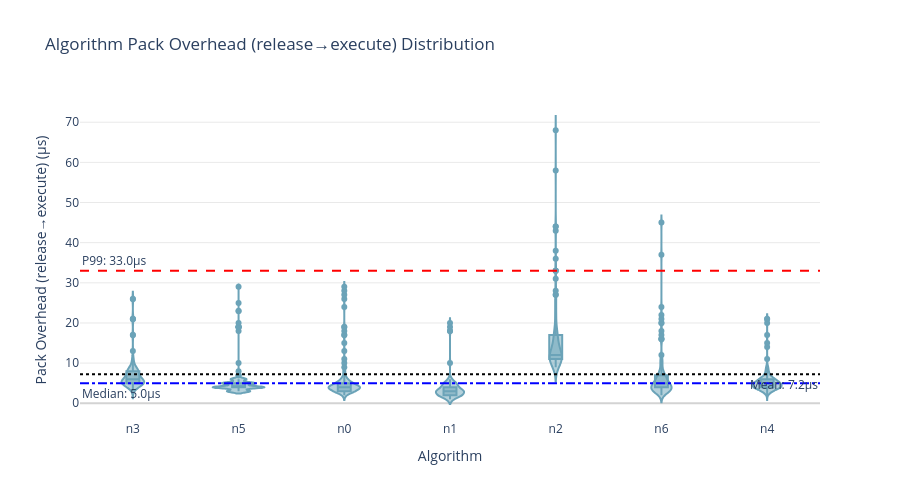

The code cell stored with this chart in its notebook:
### Code cell
# Cell 2: Pack Overhead Distribution by Algorithm
def draw_algo_pack_violin(df, p99_cut=False):
    """
    Draw algorithm-level Pack Overhead distribution
    Pack: release → execute
    """
    metric = 'pack'
    metric_name = 'Pack Overhead (release→execute)'

    df_plot = df.copy()
    if p99_cut:
        p99_threshold = df_plot[metric].quantile(0.99)
        df_plot = df_plot[df_plot[metric] <= p99_threshold]
        suffix = " (P99 Truncated)"
    else:
        suffix = ""

    fig = px.violin(
        df_plot,
        x='algo',
        y=metric,
        box=True,
        points="outliers",
        title=f"Algorithm {metric_name} Distribution{suffix}",
        color_discrete_sequence=[PLA['pack']],  # 直接取单个颜色，注意是列表
        labels={'algo': 'Algorithm', metric: f'{metric_name} (µs)'}
    )

    mean_val = df_plot[metric].mean()
    median_val = df_plot[metric].median()
    p99_val = df_plot[metric].quantile(0.99)

    fig.add_hline(y=mean_val, line_dash="dot", line_color="black",
                  annotation_text=f"Mean: {mean_val:.1f}µs", annotation_position="bottom right")
    fig.add_hline(y=p99_val, line_dash="dash", line_color="red",
                  annotation_text=f"P99: {p99_val:.1f}µs", annotation_position="top left")
    fig.add_hline(y=median_val, line_dash="dashdot", line_color="blue",
                  annotation_text=f"Median: {median_val:.1f}µs", annotation_position="bottom left")

    fig.update_layout(plot_bgcolor='white', height=500, width=900)
    fig.update_yaxes(range=[0, None])  # 从0开始
    fig.update_yaxes(gridcolor='lightgray', gridwidth=0.5, zeroline=True, zerolinecolor='lightgray')
    fig.show()

    print(f"\nPack Overhead - Mean: {mean_val:.1f}µs, P99: {p99_val:.1f}µs, Samples: {len(df_plot)}")

draw_algo_pack_violin(analysis_df, p99_cut=False)

### Figure 1 — Plotly figure (JSON) as saved in the notebook; plotly's stock layout.template omitted (floating-point values rounded to 4 significant figures; data arrays with more than 128 entries replaced by an {"elided": "..."} marker saying what was removed)
{"data": [{"alignmentgroup": "True", "box": {"visible": true}, "hovertemplate": "Algorithm=%{x}<br>Pack Overhead (release→execute) (µs)=%{y}<extra></extra>", "legendgroup": "", "marker": {"color": "#6BA3B8"}, "name": "", "offsetgroup": "", "orientation": "v", "points": "outliers", "scalegroup": "True", "showlegend": false, "x": {"elided": "922 str values"}, "x0": " ", "xaxis": "x", "y": {"elided": "922 int values"}, "y0": " ", "yaxis": "y", "type": "violin"}], "layout": {"xaxis": {"anchor": "y", "domain": [0.0, 1.0], "title": {"text": "Algorithm"}}, "yaxis": {"anchor": "x", "domain": [0.0, 1.0], "title": {"text": "Pack Overhead (release→execute) (µs)"}, "range": [0, null], "gridcolor": "lightgray", "gridwidth": 0.5, "zeroline": true, "zerolinecolor": "lightgray"}, "legend": {"tracegroupgap": 0}, "title": {"text": "Algorithm Pack Overhead (release→execute) Distribution"}, "violinmode": "group", "shapes": [{"line": {"color": "black", "dash": "dot"}, "type": "line", "x0": 0, "x1": 1, "xref": "x domain", "y0": 7.215, "y1": 7.215, "yref": "y"}, {"line": {"color": "red", "dash": "dash"}, "type": "line", "x0": 0, "x1": 1, "xref": "x domain", "y0": 33.0, "y1": 33.0, "yref": "y"}, {"line": {"color": "blue", "dash": "dashdot"}, "type": "line", "x0": 0, "x1": 1, "xref": "x domain", "y0": 5.0, "y1": 5.0, "yref": "y"}], "annotations": [{"showarrow": false, "text": "Mean: 7.2µs", "x": 1, "xanchor": "right", "xref": "x domain", "y": 7.215, "yanchor": "top", "yref": "y"}, {"showarrow": false, "text": "P99: 33.0µs", "x": 0, "xanchor": "left", "xref": "x domain", "y": 33.0, "yanchor": "bottom", "yref": "y"}, {"showarrow": false, "text": "Median: 5.0µs", "x": 0, "xanchor": "left", "xref": "x domain", "y": 5.0, "yanchor": "top", "yref": "y"}], "plot_bgcolor": "white", "height": 500, "width": 900}}
